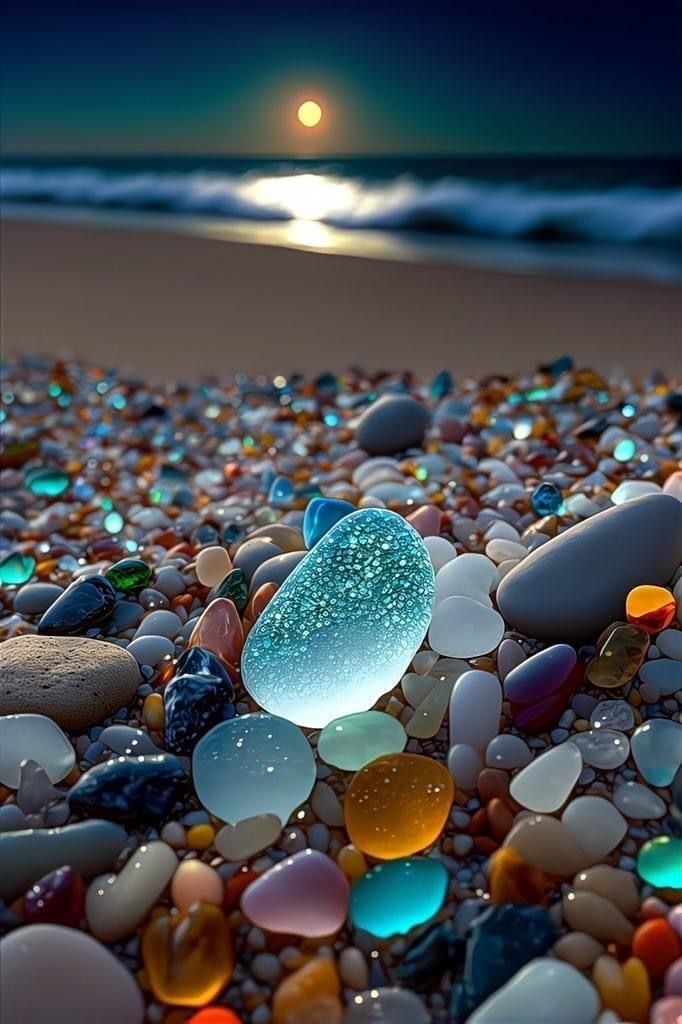
#> input picture image.jpg, 682 x 1024 px, given in place of the camera
$ python practice_for_hsv_value_red_blue_green.py
#> lines starting #> are read from the running program, lines starting #| are printed output that depends on the picture; after the words box and inside, x2 and y2 are one past the last pixel; in counts of white or black regions, pixels touching at a corner belong together
import cv2 as cv
import numpy as np
import sys

cap =cv.VideoCapture(0)

while True:
    _, frame = cap.read()
#> frame is the input picture: shape (1024, 682, 3); mean B, G, R 82, 76.6, 69.8

    #Red colors
    lower_red =   np.array([0, 100 , 100])
    upper_red =   np.array([10 , 255  , 255])


    #Blue colors
    lower_blue =    np.array([110 , 100 , 100])
    upper_blue =       np.array([130 , 255 , 255])


    #green Colors
    lower_green = np.array([50 , 100, 100])
    upper_green = np.array([70  , 255 , 255])

    #createing the hsv frame
    hsv = cv.cvtColor(frame , cv.COLOR_BGR2HSV)
#> hsv: shape (1024, 682, 3); mean H, S, V 78.4, 120.5, 95.6

    mask_for_red = cv.inRange(hsv , lower_red,   upper_red , )
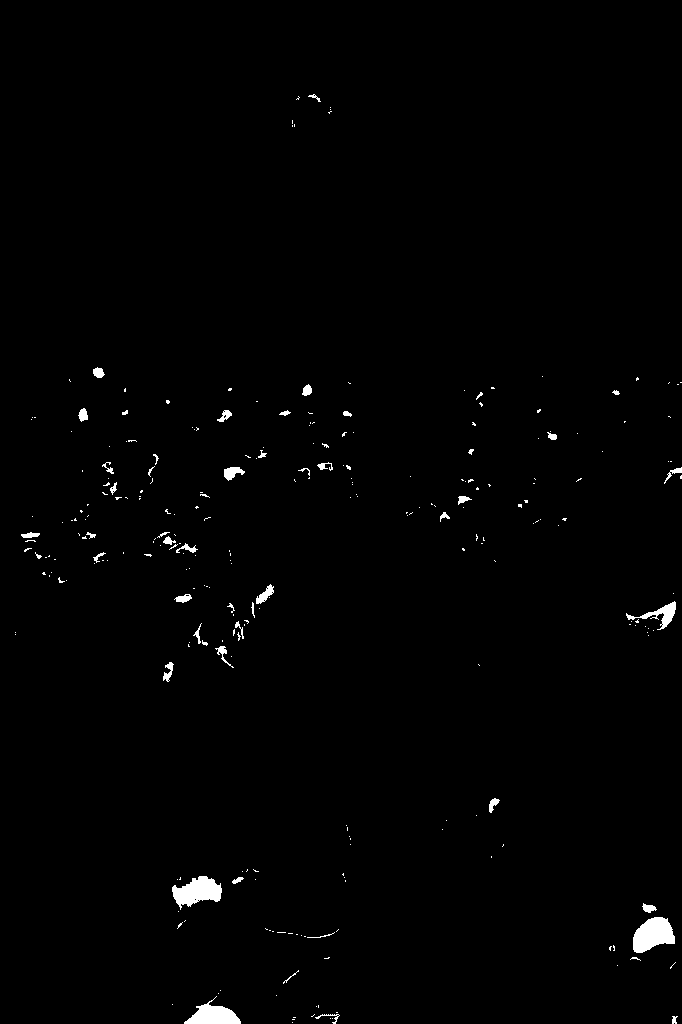
#> mask_for_red: shape (1024, 682); 0.96% white; 274 white regions (225 under 20 px), largest, box (x1, y1, x2, y2) and area: (633, 917, 675, 953) 1044, (172, 876, 222, 910) 1003, (184, 996, 241, 1024) 795
    mask_for_green = cv.inRange(hsv ,   lower_green  , upper_green)
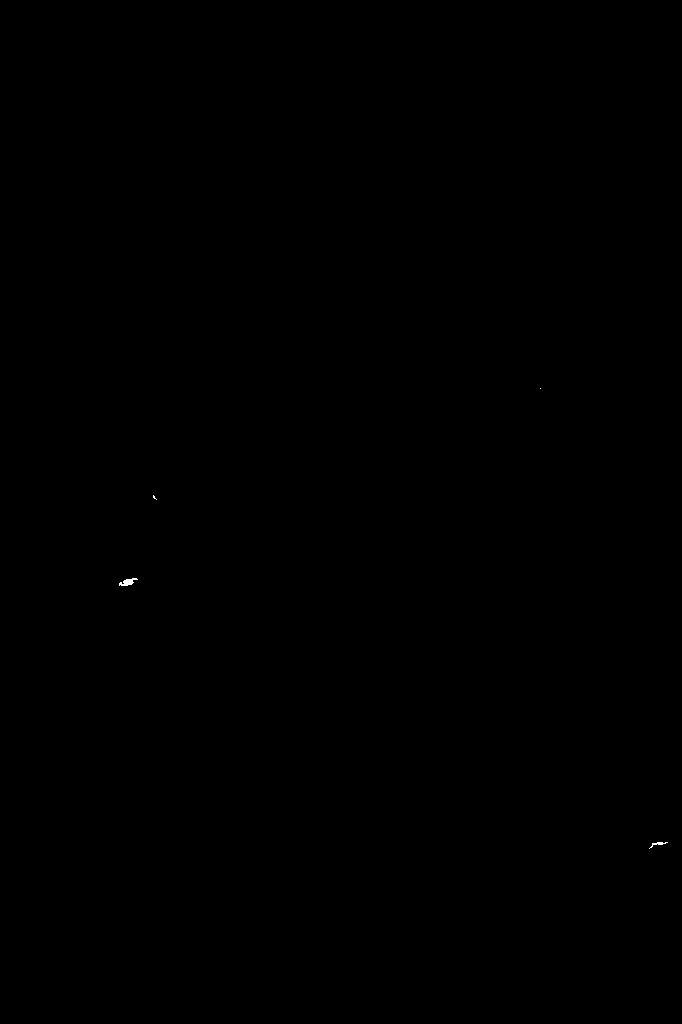
#> mask_for_green: shape (1024, 682); 0.02% white; 4 white regions (2 under 20 px), largest, box (x1, y1, x2, y2) and area: (119, 578, 138, 586) 82, (649, 842, 668, 849) 39
    mask_for_blue = cv.inRange(hsv  ,  lower_blue ,  upper_blue)
#> mask_for_blue: shape (1024, 682); 0.04% white in thin lines or dots, all inside (x1, y1, x2, y2) = (0, 216, 681, 864)

    res_for_red = cv.bitwise_and(frame , frame ,mask = mask_for_red)
    res_for_blue = cv.bitwise_and(frame , frame  , mask =mask_for_blue)
    res_for_green = cv.bitwise_and(frame , frame  , mask=mask_for_green)

    cv.imshow("res_for_green"  , res_for_green )
    cv.imshow("res_for_red"  , res_for_red )
    cv.imshow("res_for_blue" , res_for_blue)
    cv.imshow("my video" , frame)

    if cv.waitKey(1) ==ord('s'):
#> (key Esc is pressed here)
        break


cap.release()
cv.destroyAllWindows()
